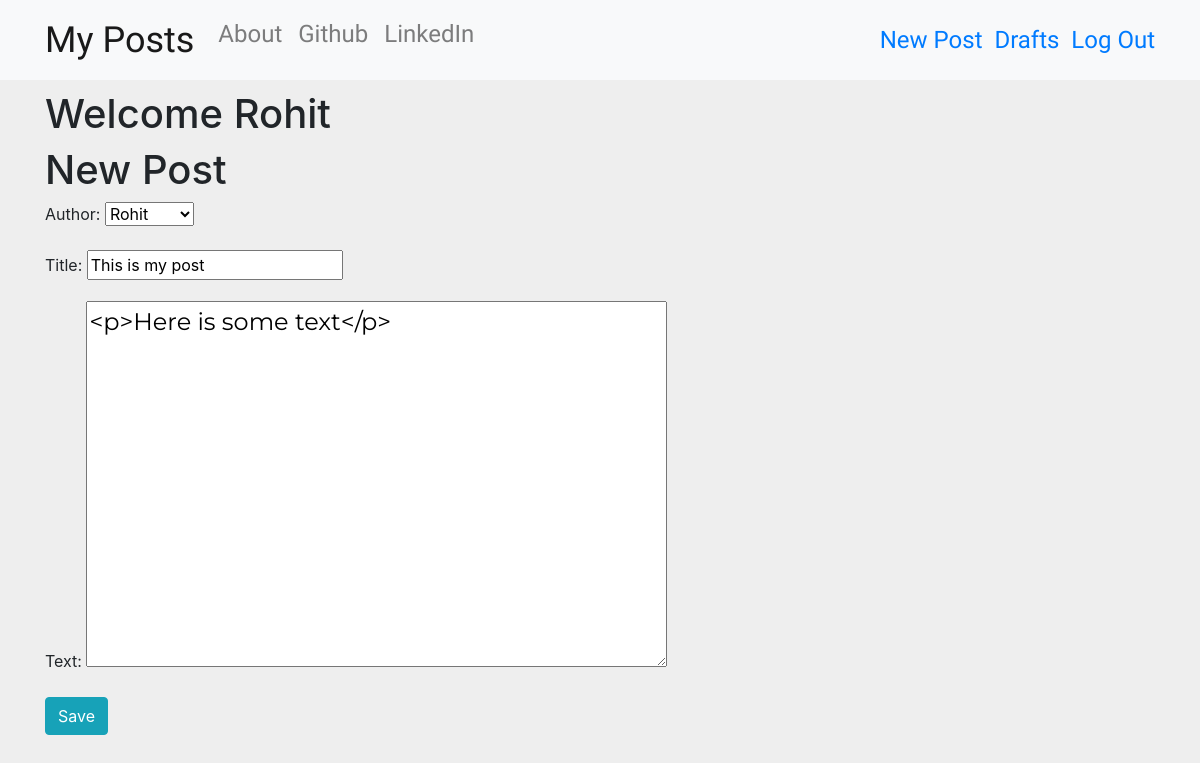
The page /post/8/edit/ (signed in) on the database as committed earlier.
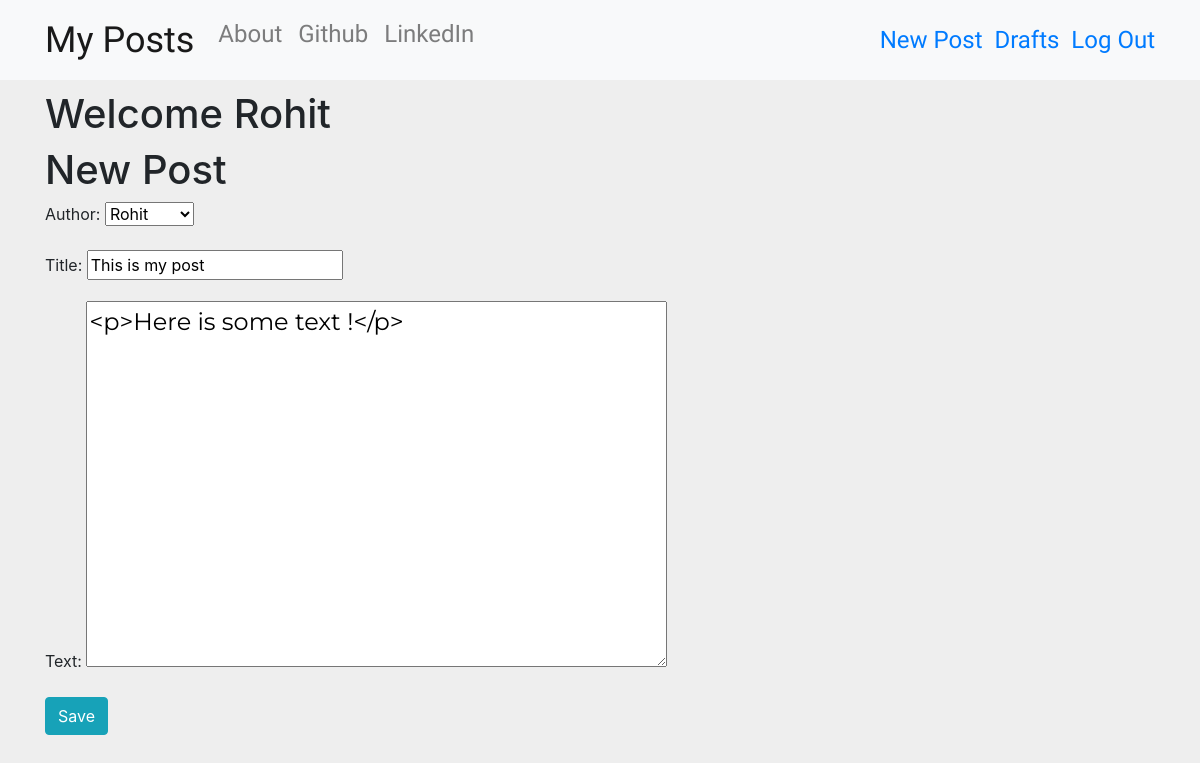
The same page on the database as committed later.
### blog/models.py (models this page shows, shortened)
class Post(models.Model):
    author=models.ForeignKey('auth.User',on_delete=models.CASCADE)
    title=models.CharField(max_length=200)
    text=models.TextField()
    create_date=models.DateTimeField(default=timezone.now)
    published_date=models.DateTimeField(blank=True,null=True)

### blog/views.py (the view)
# urls.py: re_path('post/(?P<pk>\d+)/edit/$',views.UpdatePostView.as_view(),name='post_edit'),
class UpdatePostView(LoginRequiredMixin,UpdateView):
    login_url='/login/'
    redirect_field_name='blog/post_detail.html'
    form_class=PostForm
    model=models.Post

### blog/forms.py
class PostForm(forms.ModelForm):
    class Meta():
        model=Post
        fields=('author','title','text')
        widgets={
            'title':forms.TextInput(attrs={'class':'textinputclass'}),
            'text' : forms.Textarea(attrs={'class':'editable medium-editor-textarea postcontent'}),
        }

### blog/templates/blog/post_form.html (shortened to what this page needs)
{% extends 'blog/base.html' %}
{% block content %}
  <h1>New Post</h1>
  <form class="post-form" method="POST">
    {{form.as_p}}
    <button type="submit" class=" btn btn-info" >Save</button>
  </form>
{% endblock %}

Rows that differ between the two databases and show on the page:
changed Post "Rohit": text "<p>Here is some text</p>" → "<p>Here is some text !</p>"
